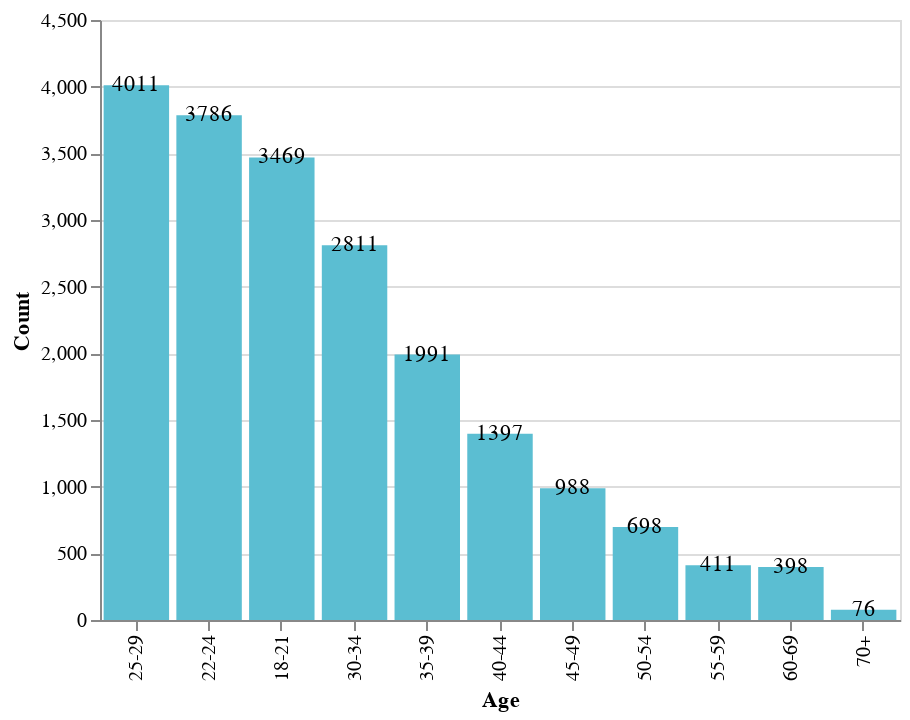

Notebook code cell kept with this figure:
### Markdown cell above
## 2. Age

### Code cell
# distribution of age
# distribution of gender; bar
Q2 = responses_df.groupby("Q1", as_index = False).count().sort_values(by = ['Q3'], ascending = False, ignore_index = True)
ch = alt.Chart(Q2).mark_bar(
    color = "#5bbed2"
).encode(
    x = alt.X('Q1', sort = '-y', title = "Age"),
    y = alt.Y('Q3', title = 'Count')
)

text = ch.mark_text(
    align = "center",
    dy = 5,
    baseline = 'bottom'
).encode(text = 'Q3')
(ch+text).properties(
    width=400,
    height=300
)
